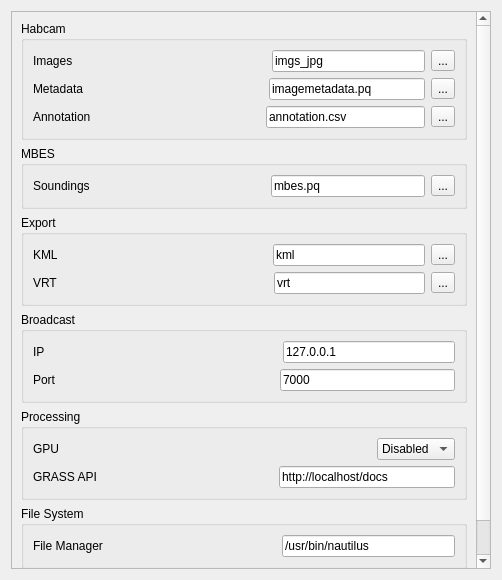
<?xml version="1.0" encoding="UTF-8"?>
<ui version="4.0">
 <class>appsettings</class>
 <widget class="QWidget" name="appsettings">
  <property name="geometry">
   <rect>
    <x>0</x>
    <y>0</y>
    <width>502</width>
    <height>580</height>
   </rect>
  </property>
  <property name="windowTitle">
   <string>Settings</string>
  </property>
  <property name="windowIcon">
   <iconset>
    <normaloff>:/icons/element-vector.gif</normaloff>:/icons/element-vector.gif</iconset>
  </property>
  <layout class="QVBoxLayout" name="verticalLayout_3">
   <item>
    <widget class="QScrollArea" name="scrollArea">
     <property name="widgetResizable">
      <bool>true</bool>
     </property>
     <widget class="QWidget" name="scrollAreaWidgetContents">
      <property name="geometry">
       <rect>
        <x>0</x>
        <y>0</y>
        <width>468</width>
        <height>680</height>
       </rect>
      </property>
      <layout class="QVBoxLayout" name="verticalLayout_10">
       <item>
        <widget class="QGroupBox" name="habcam_config_box">
         <property name="title">
          <string>Habcam</string>
         </property>
         <layout class="QVBoxLayout" name="verticalLayout">
          <item>
           <layout class="QHBoxLayout" name="horizontalLayout">
            <item>
             <widget class="QLabel" name="image_path_label">
              <property name="maximumSize">
               <size>
                <width>90</width>
                <height>16777215</height>
               </size>
              </property>
              <property name="font">
               <font>
                <stylestrategy>PreferDefault</stylestrategy>
               </font>
              </property>
              <property name="layoutDirection">
               <enum>Qt::LeftToRight</enum>
              </property>
              <property name="autoFillBackground">
               <bool>false</bool>
              </property>
              <property name="text">
               <string>Images            </string>
              </property>
             </widget>
            </item>
            <item>
             <spacer name="horizontalSpacer">
              <property name="orientation">
               <enum>Qt::Horizontal</enum>
              </property>
              <property name="sizeHint" stdset="0">
               <size>
                <width>37</width>
                <height>20</height>
               </size>
              </property>
             </spacer>
            </item>
            <item>
             <widget class="QLineEdit" name="image_path">
              <property name="text">
               <string>imgs_jpg</string>
              </property>
             </widget>
            </item>
            <item>
             <widget class="QToolButton" name="select_image_path">
              <property name="text">
               <string>...</string>
              </property>
             </widget>
            </item>
           </layout>
          </item>
          <item>
           <layout class="QHBoxLayout" name="horizontalLayout_2">
            <item>
             <widget class="QLabel" name="metadata_path_label">
              <property name="maximumSize">
               <size>
                <width>90</width>
                <height>16777215</height>
               </size>
              </property>
              <property name="text">
               <string>Metadata       </string>
              </property>
             </widget>
            </item>
            <item>
             <spacer name="horizontalSpacer_2">
              <property name="orientation">
               <enum>Qt::Horizontal</enum>
              </property>
              <property name="sizeHint" stdset="0">
               <size>
                <width>40</width>
                <height>20</height>
               </size>
              </property>
             </spacer>
            </item>
            <item>
             <widget class="QLineEdit" name="metadata_path">
              <property name="text">
               <string>imagemetadata.pq</string>
              </property>
             </widget>
            </item>
            <item>
             <widget class="QToolButton" name="select_metadata_path">
              <property name="text">
               <string>...</string>
              </property>
             </widget>
            </item>
           </layout>
          </item>
          <item>
           <layout class="QHBoxLayout" name="horizontalLayout_11">
            <item>
             <widget class="QLabel" name="imageannotation_path_label">
              <property name="maximumSize">
               <size>
                <width>90</width>
                <height>16777215</height>
               </size>
              </property>
              <property name="text">
               <string>Annotation   </string>
              </property>
             </widget>
            </item>
            <item>
             <spacer name="horizontalSpacer_11">
              <property name="orientation">
               <enum>Qt::Horizontal</enum>
              </property>
              <property name="sizeHint" stdset="0">
               <size>
                <width>58</width>
                <height>20</height>
               </size>
              </property>
             </spacer>
            </item>
            <item>
             <widget class="QLineEdit" name="imageannotation_path">
              <property name="text">
               <string>annotation.csv</string>
              </property>
             </widget>
            </item>
            <item>
             <widget class="QToolButton" name="select_imageannotation_path">
              <property name="text">
               <string>...</string>
              </property>
             </widget>
            </item>
           </layout>
          </item>
         </layout>
        </widget>
       </item>
       <item>
        <widget class="QGroupBox" name="mbes_config_box">
         <property name="title">
          <string>MBES</string>
         </property>
         <layout class="QVBoxLayout" name="verticalLayout_2">
          <item>
           <layout class="QHBoxLayout" name="horizontalLayout_3">
            <item>
             <widget class="QLabel" name="mbes_path_label">
              <property name="text">
               <string>Soundings      </string>
              </property>
             </widget>
            </item>
            <item>
             <spacer name="horizontalSpacer_3">
              <property name="orientation">
               <enum>Qt::Horizontal</enum>
              </property>
              <property name="sizeHint" stdset="0">
               <size>
                <width>40</width>
                <height>20</height>
               </size>
              </property>
             </spacer>
            </item>
            <item>
             <widget class="QLineEdit" name="mbes_path">
              <property name="text">
               <string>mbes.pq</string>
              </property>
             </widget>
            </item>
            <item>
             <widget class="QToolButton" name="select_mbes_path">
              <property name="text">
               <string>...</string>
              </property>
             </widget>
            </item>
           </layout>
          </item>
         </layout>
        </widget>
       </item>
       <item>
        <widget class="QGroupBox" name="export_config_box">
         <property name="title">
          <string>Export</string>
         </property>
         <layout class="QVBoxLayout" name="verticalLayout_5">
          <item>
           <layout class="QHBoxLayout" name="horizontalLayout_5">
            <item>
             <widget class="QLabel" name="label_2">
              <property name="text">
               <string>KML                 </string>
              </property>
             </widget>
            </item>
            <item>
             <spacer name="horizontalSpacer_5">
              <property name="orientation">
               <enum>Qt::Horizontal</enum>
              </property>
              <property name="sizeHint" stdset="0">
               <size>
                <width>40</width>
                <height>20</height>
               </size>
              </property>
             </spacer>
            </item>
            <item>
             <widget class="QLineEdit" name="kml_path">
              <property name="text">
               <string>kml</string>
              </property>
             </widget>
            </item>
            <item>
             <widget class="QToolButton" name="select_kml_path">
              <property name="text">
               <string>...</string>
              </property>
             </widget>
            </item>
           </layout>
          </item>
          <item>
           <layout class="QHBoxLayout" name="horizontalLayout_6">
            <item>
             <widget class="QLabel" name="vrt_label">
              <property name="text">
               <string>VRT                  </string>
              </property>
             </widget>
            </item>
            <item>
             <spacer name="horizontalSpacer_6">
              <property name="orientation">
               <enum>Qt::Horizontal</enum>
              </property>
              <property name="sizeHint" stdset="0">
               <size>
                <width>40</width>
                <height>20</height>
               </size>
              </property>
             </spacer>
            </item>
            <item>
             <widget class="QLineEdit" name="vrt_path">
              <property name="text">
               <string>vrt</string>
              </property>
             </widget>
            </item>
            <item>
             <widget class="QToolButton" name="select_vrt_path">
              <property name="text">
               <string>...</string>
              </property>
             </widget>
            </item>
           </layout>
          </item>
         </layout>
        </widget>
       </item>
       <item>
        <widget class="QGroupBox" name="broadcast_config_box">
         <property name="title">
          <string>Broadcast</string>
         </property>
         <layout class="QVBoxLayout" name="verticalLayout_6">
          <item>
           <layout class="QVBoxLayout" name="verticalLayout_7">
            <item>
             <layout class="QHBoxLayout" name="horizontalLayout_7">
              <item>
               <widget class="QLabel" name="broadcast_IP_label">
                <property name="text">
                 <string>IP                  </string>
                </property>
               </widget>
              </item>
              <item>
               <spacer name="horizontalSpacer_7">
                <property name="orientation">
                 <enum>Qt::Horizontal</enum>
                </property>
                <property name="sizeHint" stdset="0">
                 <size>
                  <width>40</width>
                  <height>20</height>
                 </size>
                </property>
               </spacer>
              </item>
              <item>
               <widget class="QLineEdit" name="broadcast_ip">
                <property name="text">
                 <string>127.0.0.1</string>
                </property>
               </widget>
              </item>
             </layout>
            </item>
            <item>
             <layout class="QHBoxLayout" name="horizontalLayout_8">
              <item>
               <widget class="QLabel" name="broadcast_port_label">
                <property name="text">
                 <string>Port             </string>
                </property>
               </widget>
              </item>
              <item>
               <spacer name="horizontalSpacer_8">
                <property name="orientation">
                 <enum>Qt::Horizontal</enum>
                </property>
                <property name="sizeHint" stdset="0">
                 <size>
                  <width>40</width>
                  <height>20</height>
                 </size>
                </property>
               </spacer>
              </item>
              <item>
               <widget class="QLineEdit" name="broadcast_port">
                <property name="inputMethodHints">
                 <set>Qt::ImhNone</set>
                </property>
                <property name="text">
                 <string>7000</string>
                </property>
                <property name="echoMode">
                 <enum>QLineEdit::Normal</enum>
                </property>
               </widget>
              </item>
             </layout>
            </item>
           </layout>
          </item>
         </layout>
        </widget>
       </item>
       <item>
        <widget class="QGroupBox" name="groupBox">
         <property name="title">
          <string>Processing</string>
         </property>
         <layout class="QVBoxLayout" name="verticalLayout_4">
          <item>
           <layout class="QHBoxLayout" name="horizontalLayout_12">
            <item>
             <widget class="QLabel" name="label">
              <property name="text">
               <string>GPU</string>
              </property>
             </widget>
            </item>
            <item>
             <spacer name="horizontalSpacer_10">
              <property name="orientation">
               <enum>Qt::Horizontal</enum>
              </property>
              <property name="sizeHint" stdset="0">
               <size>
                <width>40</width>
                <height>20</height>
               </size>
              </property>
             </spacer>
            </item>
            <item>
             <widget class="QComboBox" name="gpu_avaibility">
              <item>
               <property name="text">
                <string>Disabled</string>
               </property>
              </item>
              <item>
               <property name="text">
                <string>Enabled</string>
               </property>
              </item>
             </widget>
            </item>
           </layout>
          </item>
          <item>
           <layout class="QHBoxLayout" name="horizontalLayout_13">
            <item>
             <widget class="QLabel" name="label_4">
              <property name="text">
               <string>GRASS API</string>
              </property>
             </widget>
            </item>
            <item>
             <spacer name="horizontalSpacer_12">
              <property name="orientation">
               <enum>Qt::Horizontal</enum>
              </property>
              <property name="sizeHint" stdset="0">
               <size>
                <width>40</width>
                <height>20</height>
               </size>
              </property>
             </spacer>
            </item>
            <item>
             <widget class="QLineEdit" name="grass_api_endpoint">
              <property name="text">
               <string>http://localhost/docs</string>
              </property>
             </widget>
            </item>
           </layout>
          </item>
         </layout>
        </widget>
       </item>
       <item>
        <widget class="QGroupBox" name="filesystem_config_box">
         <property name="title">
          <string>File System</string>
         </property>
         <layout class="QVBoxLayout" name="verticalLayout_9">
          <item>
           <layout class="QHBoxLayout" name="horizontalLayout_9">
            <item>
             <widget class="QLabel" name="filnamager_label">
              <property name="text">
               <string>File Manager</string>
              </property>
             </widget>
            </item>
            <item>
             <spacer name="horizontalSpacer_9">
              <property name="orientation">
               <enum>Qt::Horizontal</enum>
              </property>
              <property name="sizeHint" stdset="0">
               <size>
                <width>40</width>
                <height>20</height>
               </size>
              </property>
             </spacer>
            </item>
            <item>
             <widget class="QLineEdit" name="filemanager">
              <property name="text">
               <string>/usr/bin/nautilus</string>
              </property>
             </widget>
            </item>
           </layout>
          </item>
         </layout>
        </widget>
       </item>
       <item>
        <spacer name="verticalSpacer">
         <property name="orientation">
          <enum>Qt::Vertical</enum>
         </property>
         <property name="sizeHint" stdset="0">
          <size>
           <width>20</width>
           <height>40</height>
          </size>
         </property>
        </spacer>
       </item>
       <item>
        <layout class="QHBoxLayout" name="horizontalLayout_4">
         <item>
          <widget class="QPushButton" name="quit">
           <property name="text">
            <string>Close</string>
           </property>
          </widget>
         </item>
         <item>
          <spacer name="horizontalSpacer_4">
           <property name="orientation">
            <enum>Qt::Horizontal</enum>
           </property>
           <property name="sizeHint" stdset="0">
            <size>
             <width>40</width>
             <height>20</height>
            </size>
           </property>
          </spacer>
         </item>
         <item>
          <widget class="QPushButton" name="setOption">
           <property name="text">
            <string>Set</string>
           </property>
          </widget>
         </item>
        </layout>
       </item>
      </layout>
     </widget>
    </widget>
   </item>
  </layout>
 </widget>
 <resources>
  <include location="resources.qrc"/>
 </resources>
 <connections/>
</ui>
